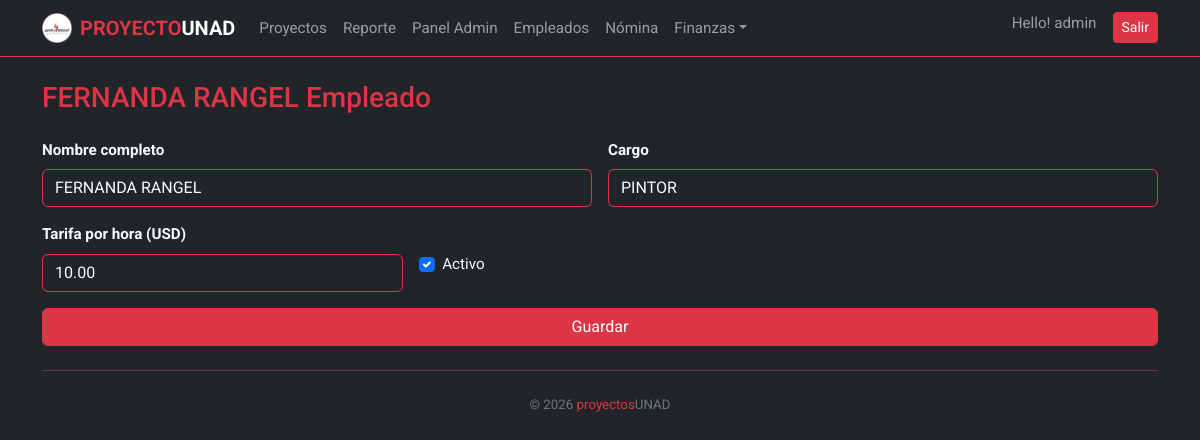
The page /employees/2/edit/ (signed in) on the database its author committed.
### attendance/models.py (models this page shows)
class Employee(models.Model):
    full_name = models.CharField("Nombre completo", max_length=150)
    position = models.CharField("Cargo", max_length=100, blank=True)
    hourly_rate = models.DecimalField(
        "Tarifa por hora (USD)",
        max_digits=7, decimal_places=2,
        default=Decimal("0.00"),
        validators=[MinValueValidator(Decimal("0.00"))]
    )
    active = models.BooleanField(default=True)
    class Meta:
        ordering = ["full_name"]
    def __str__(self):
        return self.full_name

### attendance/views.py (the view)
# urls.py: path("employees/<int:pk>/edit/", views.employee_form, name="employee_edit"),
@login_required
def employee_form(request, pk=None):
    emp = get_object_or_404(Employee, pk=pk) if pk else None
    if request.method == "POST":
        form = EmployeeForm(request.POST, instance=emp)
        if form.is_valid():
            form.save()
            messages.success(request, "Empleado guardado.")
            return redirect("employee_list")
    else:
        form = EmployeeForm(instance=emp)
    return render(request, "attendance/employee_form.html", {"form": form, "emp": emp})

### attendance/forms.py
class EmployeeForm(forms.ModelForm):
    class Meta:
        model = Employee
        fields = ["full_name", "position", "hourly_rate", "active"]
        widgets = {
            "full_name": forms.TextInput(attrs={"class": "form-control bg-dark text-light border-danger"}),
            "position": forms.TextInput(attrs={"class": "form-control bg-dark text-light border-danger"}),
            "hourly_rate": forms.NumberInput(attrs={"class": "form-control bg-dark text-light border-danger", "step": "0.01"}),
            "active": forms.CheckboxInput(attrs={"class": "form-check-input"}),
        }

### attendance/templates/attendance/employee_form.html (shortened to what this page needs)
{% extends "attendance/base.html" %}
{% load tz %}
{% block content %}
{% localtime on %}
<h3 class="mb-4 text-danger">{{ emp|default:'Nuevo' }} Empleado</h3>
<form method="post" class="row g-3">
  <div class="col-md-6">
    <label class="form-label fw-bold">Nombre completo</label>
    {{ form.full_name }}
  </div>
  <div class="col-md-6">
    <label class="form-label fw-bold">Cargo</label>
    {{ form.position }}
  </div>
  <div class="col-md-4">
    <label class="form-label fw-bold">Tarifa por hora (USD)</label>
    {{ form.hourly_rate }}
  </div>
  <div class="col-md-2 d-flex align-items-center">
    <div class="form-check mt-3">
      {{ form.active }}
      <label class="form-check-label">Activo</label>
    </div>
  </div>
  <div class="col-12 d-grid">
    <button class="btn btn-danger">Guardar</button>
  </div>
</form>
{% endlocaltime %}
{% endblock %}

### attendance/templates/attendance/base.html (shortened to what this page needs)
<!doctype html>
<html lang="es">
<head>
  {% load static %}
  <link href="https://cdn.jsdelivr.net/npm/bootstrap@5.3.3/dist/css/bootstrap.min.css" rel="stylesheet">
</head>
<body class="bg-dark text-light">
{% if not kiosk %}
<nav class="navbar navbar-expand-lg navbar-dark bg-dark border-bottom border-danger mb-4">
  <div class="container">
    <a class="navbar-brand fw-bold d-flex align-items-center" href="{% url 'dashboard' %}">
      <img src="{% static 'img/LOGO_PERFIL_AMBU_GROUP.png' %}" alt="AmbuGroup" class="logo-rotating">
      <span><span class="text-danger">PROYECTO</span>UNAD</span>
    </a>
    <div class="collapse navbar-collapse" id="mainNav">
      <ul class="navbar-nav me-auto mb-2 mb-lg-0">
        <li class="nav-item"><a class="nav-link" href="{% url 'dashboard' %}">Proyectos</a></li>
        <li class="nav-item"><a class="nav-link" href="{% url 'report' %}">Reporte</a></li>
        {% if request.user.is_authenticated and request.user.is_superuser %}
          <li class="nav-item"><a class="nav-link" href="{% url 'backoffice' %}">Panel Admin</a></li>
          <li class="nav-item"><a class="nav-link" href="{% url 'employee_list' %}">Empleados</a></li>
          <li class="nav-item"><a class="nav-link" href="{% url 'payroll_list' %}">Nómina</a></li>
          <li class="nav-item dropdown">
            <a class="nav-link dropdown-toggle" href="#" data-bs-toggle="dropdown" role="button">Finanzas</a>
          </li>
        {% endif %}
      </ul>
      <ul class="navbar-nav ms-auto">
        {% if request.user.is_authenticated %}
          <li class="nav-item">
            <span class="navbar-text me-3">Hello! {{ request.user.get_username }}</span>
          </li>
          <li class="nav-item">
            <form method="post" action="{% url 'logout' %}" class="d-inline">
              <button type="submit" class="btn btn-sm btn-danger">Salir</button>
            </form>
          </li>
        {% else %}
          <li class="nav-item">
            <a class="btn btn-sm btn-danger" href="{% url 'login' %}">Ingresar</a>
          </li>
        {% endif %}
      </ul>
    </div>
  </div>
</nav>
{% endif %}
<div class="container">
  {% block content %}{% endblock %}
  {% if not kiosk %}
    <hr class="border-danger opacity-50 my-4">
    <footer class="pb-3 text-center text-secondary small">
      © {{ now|default:2026}} <span class="text-danger">proyectos</span>UNAD
    </footer>
  {% endif %}
</div>
</body>
</html>

### attendance/templates/attendance/base.html (style rules this page uses)
:root { --bs-body-font-family: 'Roboto', sans-serif; --bs-body-font-size: 0.95rem; --bs-body-font-weight: 400; --bs-body-line-height: 1.5; }
body { font-family: var(--bs-body-font-family) !important; font-size: var(--bs-body-font-size) !important; font-weight: var(--bs-body-font-weight) !important; line-height: var(--bs-body-line-height) !important; }
h1, h2, h3, h4, h5, h6 { font-weight: 500; }
.logo-rotating { width: 30px; height: 30px; margin-right: 8px; animation: spin 5s linear infinite; transform-style: preserve-3d; }

### rows shown on the page
Employee: full_name "FERNANDA RANGEL", position "PINTOR", hourly_rate "10.00", active "☑"

### other values the page prints
{{ request.user.get_username }} "admin"
{{ now|default:2026 }} "2026"
